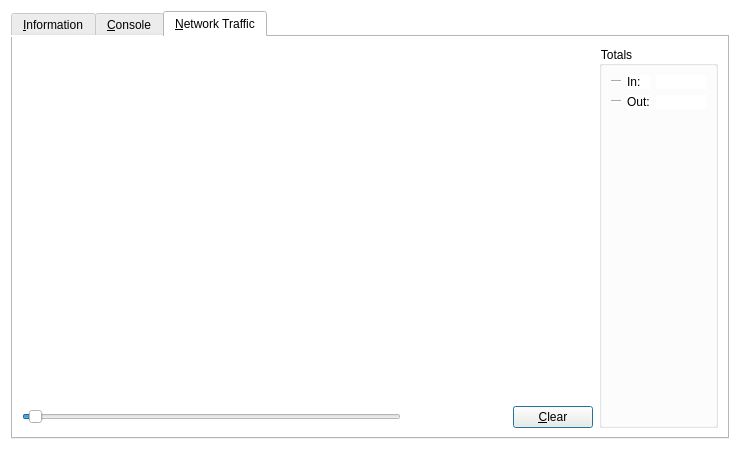
<?xml version="1.0" encoding="UTF-8"?>
<ui version="4.0">
 <class>RPCConsole</class>
 <widget class="QDialog" name="RPCConsole">
  <property name="geometry">
   <rect>
    <x>0</x>
    <y>0</y>
    <width>740</width>
    <height>450</height>
   </rect>
  </property>
  <property name="windowTitle">
   <string>rain - Debug window</string>
  </property>
  <property name="styleSheet">
   <string notr="true">background-color: rgb(255, 255, 255);</string>
  </property>
  <layout class="QVBoxLayout" name="verticalLayout_2">
   <item>
    <widget class="QTabWidget" name="tabWidget">
     <property name="currentIndex">
      <number>2</number>
     </property>
     <widget class="QWidget" name="tab_info">
      <attribute name="title">
       <string>&amp;Information</string>
      </attribute>
      <layout class="QGridLayout" name="gridLayout" columnstretch="0,1">
       <property name="horizontalSpacing">
        <number>12</number>
       </property>
       <item row="0" column="0">
        <widget class="QLabel" name="label_9">
         <property name="font">
          <font>
           <weight>75</weight>
           <bold>true</bold>
          </font>
         </property>
         <property name="text">
          <string>rain Core</string>
         </property>
        </widget>
       </item>
       <item row="1" column="0">
        <widget class="QLabel" name="label_5">
         <property name="text">
          <string>Client name</string>
         </property>
        </widget>
       </item>
       <item row="1" column="1">
        <widget class="QLabel" name="clientName">
         <property name="cursor">
          <cursorShape>IBeamCursor</cursorShape>
         </property>
         <property name="text">
          <string>N/A</string>
         </property>
         <property name="textFormat">
          <enum>Qt::PlainText</enum>
         </property>
         <property name="textInteractionFlags">
          <set>Qt::LinksAccessibleByMouse|Qt::TextSelectableByKeyboard|Qt::TextSelectableByMouse</set>
         </property>
        </widget>
       </item>
       <item row="2" column="0">
        <widget class="QLabel" name="label_6">
         <property name="text">
          <string>Client version</string>
         </property>
        </widget>
       </item>
       <item row="2" column="1">
        <widget class="QLabel" name="clientVersion">
         <property name="cursor">
          <cursorShape>IBeamCursor</cursorShape>
         </property>
         <property name="text">
          <string>N/A</string>
         </property>
         <property name="textFormat">
          <enum>Qt::PlainText</enum>
         </property>
         <property name="textInteractionFlags">
          <set>Qt::LinksAccessibleByMouse|Qt::TextSelectableByKeyboard|Qt::TextSelectableByMouse</set>
         </property>
        </widget>
       </item>
       <item row="3" column="0">
        <widget class="QLabel" name="label_14">
         <property name="text">
          <string>Using OpenSSL version</string>
         </property>
         <property name="indent">
          <number>10</number>
         </property>
        </widget>
       </item>
       <item row="3" column="1">
        <widget class="QLabel" name="openSSLVersion">
         <property name="cursor">
          <cursorShape>IBeamCursor</cursorShape>
         </property>
         <property name="text">
          <string>N/A</string>
         </property>
         <property name="textFormat">
          <enum>Qt::PlainText</enum>
         </property>
         <property name="textInteractionFlags">
          <set>Qt::LinksAccessibleByMouse|Qt::TextSelectableByKeyboard|Qt::TextSelectableByMouse</set>
         </property>
        </widget>
       </item>
       <item row="4" column="0">
        <widget class="QLabel" name="label_12">
         <property name="text">
          <string>Build date</string>
         </property>
        </widget>
       </item>
       <item row="4" column="1">
        <widget class="QLabel" name="buildDate">
         <property name="cursor">
          <cursorShape>IBeamCursor</cursorShape>
         </property>
         <property name="text">
          <string>N/A</string>
         </property>
         <property name="textFormat">
          <enum>Qt::PlainText</enum>
         </property>
         <property name="textInteractionFlags">
          <set>Qt::LinksAccessibleByMouse|Qt::TextSelectableByKeyboard|Qt::TextSelectableByMouse</set>
         </property>
        </widget>
       </item>
       <item row="5" column="0">
        <widget class="QLabel" name="label_13">
         <property name="text">
          <string>Startup time</string>
         </property>
        </widget>
       </item>
       <item row="5" column="1">
        <widget class="QLabel" name="startupTime">
         <property name="cursor">
          <cursorShape>IBeamCursor</cursorShape>
         </property>
         <property name="text">
          <string>N/A</string>
         </property>
         <property name="textFormat">
          <enum>Qt::PlainText</enum>
         </property>
         <property name="textInteractionFlags">
          <set>Qt::LinksAccessibleByMouse|Qt::TextSelectableByKeyboard|Qt::TextSelectableByMouse</set>
         </property>
        </widget>
       </item>
       <item row="6" column="0">
        <widget class="QLabel" name="label_11">
         <property name="font">
          <font>
           <weight>75</weight>
           <bold>true</bold>
          </font>
         </property>
         <property name="text">
          <string>Network</string>
         </property>
        </widget>
       </item>
       <item row="7" column="0">
        <widget class="QLabel" name="label_7">
         <property name="text">
          <string>Number of connections</string>
         </property>
        </widget>
       </item>
       <item row="7" column="1">
        <widget class="QLabel" name="numberOfConnections">
         <property name="cursor">
          <cursorShape>IBeamCursor</cursorShape>
         </property>
         <property name="text">
          <string>N/A</string>
         </property>
         <property name="textFormat">
          <enum>Qt::PlainText</enum>
         </property>
         <property name="textInteractionFlags">
          <set>Qt::LinksAccessibleByMouse|Qt::TextSelectableByKeyboard|Qt::TextSelectableByMouse</set>
         </property>
        </widget>
       </item>
       <item row="8" column="0">
        <widget class="QLabel" name="label_8">
         <property name="text">
          <string>On testnet</string>
         </property>
        </widget>
       </item>
       <item row="8" column="1">
        <widget class="QCheckBox" name="isTestNet">
         <property name="enabled">
          <bool>false</bool>
         </property>
         <property name="text">
          <string/>
         </property>
        </widget>
       </item>
       <item row="9" column="0">
        <widget class="QLabel" name="label_10">
         <property name="font">
          <font>
           <weight>75</weight>
           <bold>true</bold>
          </font>
         </property>
         <property name="text">
          <string>Block chain</string>
         </property>
        </widget>
       </item>
       <item row="10" column="0">
        <widget class="QLabel" name="label_3">
         <property name="text">
          <string>Current number of blocks</string>
         </property>
        </widget>
       </item>
       <item row="10" column="1">
        <widget class="QLabel" name="numberOfBlocks">
         <property name="cursor">
          <cursorShape>IBeamCursor</cursorShape>
         </property>
         <property name="text">
          <string>N/A</string>
         </property>
         <property name="textFormat">
          <enum>Qt::PlainText</enum>
         </property>
         <property name="textInteractionFlags">
          <set>Qt::LinksAccessibleByMouse|Qt::TextSelectableByKeyboard|Qt::TextSelectableByMouse</set>
         </property>
        </widget>
       </item>
       <item row="11" column="0">
        <widget class="QLabel" name="label_4">
         <property name="text">
          <string>Estimated total blocks</string>
         </property>
        </widget>
       </item>
       <item row="11" column="1">
        <widget class="QLabel" name="totalBlocks">
         <property name="cursor">
          <cursorShape>IBeamCursor</cursorShape>
         </property>
         <property name="text">
          <string>N/A</string>
         </property>
         <property name="textFormat">
          <enum>Qt::PlainText</enum>
         </property>
         <property name="textInteractionFlags">
          <set>Qt::LinksAccessibleByMouse|Qt::TextSelectableByKeyboard|Qt::TextSelectableByMouse</set>
         </property>
        </widget>
       </item>
       <item row="12" column="0">
        <widget class="QLabel" name="label_2">
         <property name="text">
          <string>Last block time</string>
         </property>
        </widget>
       </item>
       <item row="12" column="1">
        <widget class="QLabel" name="lastBlockTime">
         <property name="cursor">
          <cursorShape>IBeamCursor</cursorShape>
         </property>
         <property name="text">
          <string>N/A</string>
         </property>
         <property name="textFormat">
          <enum>Qt::PlainText</enum>
         </property>
         <property name="textInteractionFlags">
          <set>Qt::LinksAccessibleByMouse|Qt::TextSelectableByKeyboard|Qt::TextSelectableByMouse</set>
         </property>
        </widget>
       </item>
       <item row="13" column="0">
        <spacer name="verticalSpacer_2">
         <property name="orientation">
          <enum>Qt::Vertical</enum>
         </property>
         <property name="sizeHint" stdset="0">
          <size>
           <width>20</width>
           <height>20</height>
          </size>
         </property>
        </spacer>
       </item>
       <item row="14" column="0">
        <widget class="QLabel" name="labelDebugLogfile">
         <property name="font">
          <font>
           <weight>75</weight>
           <bold>true</bold>
          </font>
         </property>
         <property name="text">
          <string>Debug log file</string>
         </property>
        </widget>
       </item>
       <item row="15" column="0">
        <widget class="QPushButton" name="openDebugLogfileButton">
         <property name="toolTip">
          <string>Open the rain debug log file from the current data directory. This can take a few seconds for large log files.</string>
         </property>
         <property name="styleSheet">
          <string notr="true">background-color: rgb(255, 248, 227);</string>
         </property>
         <property name="text">
          <string>&amp;Open</string>
         </property>
         <property name="autoDefault">
          <bool>false</bool>
         </property>
        </widget>
       </item>
       <item row="16" column="0">
        <widget class="QLabel" name="labelCLOptions">
         <property name="font">
          <font>
           <weight>75</weight>
           <bold>true</bold>
          </font>
         </property>
         <property name="text">
          <string>Command-line options</string>
         </property>
        </widget>
       </item>
       <item row="17" column="0">
        <widget class="QPushButton" name="showCLOptionsButton">
         <property name="toolTip">
          <string>Show the rain-qt help message to get a list with possible rain command-line options.</string>
         </property>
         <property name="styleSheet">
          <string notr="true">background-color: rgb(255, 248, 227);</string>
         </property>
         <property name="text">
          <string>&amp;Show</string>
         </property>
         <property name="autoDefault">
          <bool>false</bool>
         </property>
        </widget>
       </item>
       <item row="18" column="0">
        <spacer name="verticalSpacer">
         <property name="orientation">
          <enum>Qt::Vertical</enum>
         </property>
         <property name="sizeHint" stdset="0">
          <size>
           <width>20</width>
           <height>40</height>
          </size>
         </property>
        </spacer>
       </item>
      </layout>
     </widget>
     <widget class="QWidget" name="tab_console">
      <attribute name="title">
       <string>&amp;Console</string>
      </attribute>
      <layout class="QVBoxLayout" name="verticalLayout_3">
       <property name="spacing">
        <number>3</number>
       </property>
       <item>
        <widget class="QTextEdit" name="messagesWidget">
         <property name="minimumSize">
          <size>
           <width>0</width>
           <height>100</height>
          </size>
         </property>
         <property name="styleSheet">
          <string notr="true">background-color: rgb(255, 255, 255);</string>
         </property>
         <property name="readOnly">
          <bool>true</bool>
         </property>
         <property name="tabKeyNavigation" stdset="0">
          <bool>false</bool>
         </property>
         <property name="columnCount" stdset="0">
          <number>2</number>
         </property>
        </widget>
       </item>
       <item>
        <layout class="QHBoxLayout" name="horizontalLayout">
         <property name="spacing">
          <number>3</number>
         </property>
         <item>
          <widget class="QLabel" name="label">
           <property name="text">
            <string notr="true">&gt;</string>
           </property>
          </widget>
         </item>
         <item>
          <widget class="QLineEdit" name="lineEdit">
           <property name="styleSheet">
            <string notr="true">background-color: rgb(255, 255, 255);</string>
           </property>
          </widget>
         </item>
         <item>
          <widget class="QPushButton" name="clearButton">
           <property name="maximumSize">
            <size>
             <width>24</width>
             <height>24</height>
            </size>
           </property>
           <property name="toolTip">
            <string>Clear console</string>
           </property>
           <property name="styleSheet">
            <string notr="true">background-color: rgb(255, 248, 227);</string>
           </property>
           <property name="text">
            <string/>
           </property>
           <property name="icon">
            <iconset resource="../bitcoin.qrc">
             <normaloff>:/icons/remove</normaloff>:/icons/remove</iconset>
           </property>
           <property name="shortcut">
            <string notr="true">Ctrl+L</string>
           </property>
           <property name="autoDefault">
            <bool>false</bool>
           </property>
          </widget>
         </item>
        </layout>
       </item>
      </layout>
     </widget>
     <widget class="QWidget" name="tab">
      <attribute name="title">
       <string>&amp;Network Traffic</string>
      </attribute>
      <layout class="QHBoxLayout" name="horizontalLayout_3">
       <item>
        <layout class="QVBoxLayout" name="verticalLayout_4">
         <item>
          <widget class="TrafficGraphWidget" name="trafficGraph" native="true">
           <property name="sizePolicy">
            <sizepolicy hsizetype="Expanding" vsizetype="Expanding">
             <horstretch>0</horstretch>
             <verstretch>0</verstretch>
            </sizepolicy>
           </property>
           <property name="styleSheet">
            <string notr="true">background-color: rgb(255, 255, 255);</string>
           </property>
          </widget>
         </item>
         <item>
          <layout class="QHBoxLayout" name="horizontalLayout_2">
           <item>
            <widget class="QSlider" name="sldGraphRange">
             <property name="styleSheet">
              <string notr="true"/>
             </property>
             <property name="minimum">
              <number>1</number>
             </property>
             <property name="maximum">
              <number>288</number>
             </property>
             <property name="pageStep">
              <number>12</number>
             </property>
             <property name="value">
              <number>6</number>
             </property>
             <property name="orientation">
              <enum>Qt::Horizontal</enum>
             </property>
            </widget>
           </item>
           <item>
            <widget class="QLabel" name="lblGraphRange">
             <property name="minimumSize">
              <size>
               <width>100</width>
               <height>0</height>
              </size>
             </property>
             <property name="alignment">
              <set>Qt::AlignCenter</set>
             </property>
            </widget>
           </item>
           <item>
            <widget class="QPushButton" name="btnClearTrafficGraph">
             <property name="styleSheet">
              <string notr="true">background-color: rgb(255, 248, 227);</string>
             </property>
             <property name="text">
              <string>&amp;Clear</string>
             </property>
            </widget>
           </item>
          </layout>
         </item>
        </layout>
       </item>
       <item>
        <layout class="QVBoxLayout" name="verticalLayout">
         <item>
          <widget class="QGroupBox" name="groupBox">
           <property name="title">
            <string>Totals</string>
           </property>
           <layout class="QVBoxLayout" name="verticalLayout_5">
            <item>
             <layout class="QHBoxLayout" name="horizontalLayout_4">
              <item>
               <widget class="Line" name="line">
                <property name="sizePolicy">
                 <sizepolicy hsizetype="Fixed" vsizetype="Fixed">
                  <horstretch>0</horstretch>
                  <verstretch>0</verstretch>
                 </sizepolicy>
                </property>
                <property name="minimumSize">
                 <size>
                  <width>10</width>
                  <height>0</height>
                 </size>
                </property>
                <property name="palette">
                 <palette>
                  <active>
                   <colorrole role="Button">
                    <brush brushstyle="SolidPattern">
                     <color alpha="255">
                      <red>255</red>
                      <green>255</green>
                      <blue>255</blue>
                     </color>
                    </brush>
                   </colorrole>
                   <colorrole role="Light">
                    <brush brushstyle="SolidPattern">
                     <color alpha="255">
                      <red>0</red>
                      <green>255</green>
                      <blue>0</blue>
                     </color>
                    </brush>
                   </colorrole>
                   <colorrole role="Base">
                    <brush brushstyle="SolidPattern">
                     <color alpha="255">
                      <red>255</red>
                      <green>255</green>
                      <blue>255</blue>
                     </color>
                    </brush>
                   </colorrole>
                   <colorrole role="Window">
                    <brush brushstyle="SolidPattern">
                     <color alpha="255">
                      <red>255</red>
                      <green>255</green>
                      <blue>255</blue>
                     </color>
                    </brush>
                   </colorrole>
                  </active>
                  <inactive>
                   <colorrole role="Button">
                    <brush brushstyle="SolidPattern">
                     <color alpha="255">
                      <red>255</red>
                      <green>255</green>
                      <blue>255</blue>
                     </color>
                    </brush>
                   </colorrole>
                   <colorrole role="Light">
                    <brush brushstyle="SolidPattern">
                     <color alpha="255">
                      <red>0</red>
                      <green>255</green>
                      <blue>0</blue>
                     </color>
                    </brush>
                   </colorrole>
                   <colorrole role="Base">
                    <brush brushstyle="SolidPattern">
                     <color alpha="255">
                      <red>255</red>
                      <green>255</green>
                      <blue>255</blue>
                     </color>
                    </brush>
                   </colorrole>
                   <colorrole role="Window">
                    <brush brushstyle="SolidPattern">
                     <color alpha="255">
                      <red>255</red>
                      <green>255</green>
                      <blue>255</blue>
                     </color>
                    </brush>
                   </colorrole>
                  </inactive>
                  <disabled>
                   <colorrole role="Button">
                    <brush brushstyle="SolidPattern">
                     <color alpha="255">
                      <red>255</red>
                      <green>255</green>
                      <blue>255</blue>
                     </color>
                    </brush>
                   </colorrole>
                   <colorrole role="Light">
                    <brush brushstyle="SolidPattern">
                     <color alpha="255">
                      <red>0</red>
                      <green>255</green>
                      <blue>0</blue>
                     </color>
                    </brush>
                   </colorrole>
                   <colorrole role="Base">
                    <brush brushstyle="SolidPattern">
                     <color alpha="255">
                      <red>255</red>
                      <green>255</green>
                      <blue>255</blue>
                     </color>
                    </brush>
                   </colorrole>
                   <colorrole role="Window">
                    <brush brushstyle="SolidPattern">
                     <color alpha="255">
                      <red>255</red>
                      <green>255</green>
                      <blue>255</blue>
                     </color>
                    </brush>
                   </colorrole>
                  </disabled>
                 </palette>
                </property>
                <property name="orientation">
                 <enum>Qt::Horizontal</enum>
                </property>
               </widget>
              </item>
              <item>
               <widget class="QLabel" name="label_16">
                <property name="text">
                 <string>In:</string>
                </property>
               </widget>
              </item>
              <item>
               <widget class="QLabel" name="lblBytesIn">
                <property name="minimumSize">
                 <size>
                  <width>50</width>
                  <height>0</height>
                 </size>
                </property>
                <property name="alignment">
                 <set>Qt::AlignRight|Qt::AlignTrailing|Qt::AlignVCenter</set>
                </property>
               </widget>
              </item>
             </layout>
            </item>
            <item>
             <layout class="QHBoxLayout" name="horizontalLayout_5">
              <item>
               <widget class="Line" name="line_2">
                <property name="sizePolicy">
                 <sizepolicy hsizetype="Fixed" vsizetype="Fixed">
                  <horstretch>0</horstretch>
                  <verstretch>0</verstretch>
                 </sizepolicy>
                </property>
                <property name="minimumSize">
                 <size>
                  <width>10</width>
                  <height>0</height>
                 </size>
                </property>
                <property name="palette">
                 <palette>
                  <active>
                   <colorrole role="Button">
                    <brush brushstyle="SolidPattern">
                     <color alpha="255">
                      <red>255</red>
                      <green>255</green>
                      <blue>255</blue>
                     </color>
                    </brush>
                   </colorrole>
                   <colorrole role="Light">
                    <brush brushstyle="SolidPattern">
                     <color alpha="255">
                      <red>255</red>
                      <green>0</green>
                      <blue>0</blue>
                     </color>
                    </brush>
                   </colorrole>
                   <colorrole role="Base">
                    <brush brushstyle="SolidPattern">
                     <color alpha="255">
                      <red>255</red>
                      <green>255</green>
                      <blue>255</blue>
                     </color>
                    </brush>
                   </colorrole>
                   <colorrole role="Window">
                    <brush brushstyle="SolidPattern">
                     <color alpha="255">
                      <red>255</red>
                      <green>255</green>
                      <blue>255</blue>
                     </color>
                    </brush>
                   </colorrole>
                  </active>
                  <inactive>
                   <colorrole role="Button">
                    <brush brushstyle="SolidPattern">
                     <color alpha="255">
                      <red>255</red>
                      <green>255</green>
                      <blue>255</blue>
                     </color>
                    </brush>
                   </colorrole>
                   <colorrole role="Light">
                    <brush brushstyle="SolidPattern">
                     <color alpha="255">
                      <red>255</red>
                      <green>0</green>
                      <blue>0</blue>
                     </color>
                    </brush>
                   </colorrole>
                   <colorrole role="Base">
                    <brush brushstyle="SolidPattern">
                     <color alpha="255">
                      <red>255</red>
                      <green>255</green>
                      <blue>255</blue>
                     </color>
                    </brush>
                   </colorrole>
                   <colorrole role="Window">
                    <brush brushstyle="SolidPattern">
                     <color alpha="255">
                      <red>255</red>
                      <green>255</green>
                      <blue>255</blue>
                     </color>
                    </brush>
                   </colorrole>
                  </inactive>
                  <disabled>
                   <colorrole role="Button">
                    <brush brushstyle="SolidPattern">
                     <color alpha="255">
                      <red>255</red>
                      <green>255</green>
                      <blue>255</blue>
                     </color>
                    </brush>
                   </colorrole>
                   <colorrole role="Light">
                    <brush brushstyle="SolidPattern">
                     <color alpha="255">
                      <red>255</red>
                      <green>0</green>
                      <blue>0</blue>
                     </color>
                    </brush>
                   </colorrole>
                   <colorrole role="Base">
                    <brush brushstyle="SolidPattern">
                     <color alpha="255">
                      <red>255</red>
                      <green>255</green>
                      <blue>255</blue>
                     </color>
                    </brush>
                   </colorrole>
                   <colorrole role="Window">
                    <brush brushstyle="SolidPattern">
                     <color alpha="255">
                      <red>255</red>
                      <green>255</green>
                      <blue>255</blue>
                     </color>
                    </brush>
                   </colorrole>
                  </disabled>
                 </palette>
                </property>
                <property name="orientation">
                 <enum>Qt::Horizontal</enum>
                </property>
               </widget>
              </item>
              <item>
               <widget class="QLabel" name="label_17">
                <property name="text">
                 <string>Out:</string>
                </property>
               </widget>
              </item>
              <item>
               <widget class="QLabel" name="lblBytesOut">
                <property name="minimumSize">
                 <size>
                  <width>50</width>
                  <height>0</height>
                 </size>
                </property>
                <property name="alignment">
                 <set>Qt::AlignRight|Qt::AlignTrailing|Qt::AlignVCenter</set>
                </property>
               </widget>
              </item>
             </layout>
            </item>
            <item>
             <spacer name="verticalSpacer_4">
              <property name="orientation">
               <enum>Qt::Vertical</enum>
              </property>
              <property name="sizeHint" stdset="0">
               <size>
                <width>20</width>
                <height>407</height>
               </size>
              </property>
             </spacer>
            </item>
           </layout>
          </widget>
         </item>
        </layout>
       </item>
      </layout>
     </widget>
    </widget>
   </item>
  </layout>
 </widget>
 <customwidgets>
  <customwidget>
   <class>TrafficGraphWidget</class>
   <extends>QWidget</extends>
   <header>trafficgraphwidget.h</header>
   <container>1</container>
   <slots>
    <slot>clear()</slot>
   </slots>
  </customwidget>
 </customwidgets>
 <resources>
  <include location="../bitcoin.qrc"/>
 </resources>
 <connections/>
</ui>
